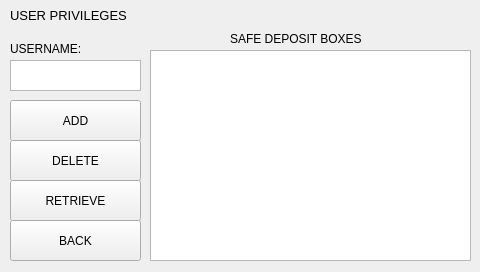
<?xml version="1.0" encoding="UTF-8"?>
<ui version="4.0">
 <class>UserPrivileges</class>
 <widget class="QWidget" name="UserPrivileges">
  <property name="geometry">
   <rect>
    <x>0</x>
    <y>0</y>
    <width>480</width>
    <height>272</height>
   </rect>
  </property>
  <property name="windowTitle">
   <string>Form</string>
  </property>
  <widget class="QListWidget" name="sdbListWidget">
   <property name="geometry">
    <rect>
     <x>150</x>
     <y>50</y>
     <width>321</width>
     <height>211</height>
    </rect>
   </property>
  </widget>
  <widget class="QPushButton" name="addButton">
   <property name="geometry">
    <rect>
     <x>10</x>
     <y>100</y>
     <width>131</width>
     <height>41</height>
    </rect>
   </property>
   <property name="text">
    <string>ADD</string>
   </property>
  </widget>
  <widget class="QPushButton" name="deleteButton">
   <property name="geometry">
    <rect>
     <x>10</x>
     <y>140</y>
     <width>131</width>
     <height>41</height>
    </rect>
   </property>
   <property name="text">
    <string>DELETE</string>
   </property>
  </widget>
  <widget class="QPushButton" name="retrieveButton">
   <property name="geometry">
    <rect>
     <x>10</x>
     <y>180</y>
     <width>131</width>
     <height>41</height>
    </rect>
   </property>
   <property name="text">
    <string>RETRIEVE</string>
   </property>
  </widget>
  <widget class="QPushButton" name="backButton">
   <property name="geometry">
    <rect>
     <x>10</x>
     <y>220</y>
     <width>131</width>
     <height>41</height>
    </rect>
   </property>
   <property name="text">
    <string>BACK</string>
   </property>
  </widget>
  <widget class="QLabel" name="sdbLabel">
   <property name="geometry">
    <rect>
     <x>230</x>
     <y>30</y>
     <width>181</width>
     <height>17</height>
    </rect>
   </property>
   <property name="text">
    <string>SAFE DEPOSIT BOXES</string>
   </property>
  </widget>
  <widget class="QLabel" name="userIDLabel">
   <property name="geometry">
    <rect>
     <x>10</x>
     <y>40</y>
     <width>101</width>
     <height>17</height>
    </rect>
   </property>
   <property name="text">
    <string>USERNAME:</string>
   </property>
  </widget>
  <widget class="QLabel" name="userPrivilegesLabel">
   <property name="geometry">
    <rect>
     <x>10</x>
     <y>0</y>
     <width>151</width>
     <height>31</height>
    </rect>
   </property>
   <property name="font">
    <font>
     <pointsize>10</pointsize>
    </font>
   </property>
   <property name="text">
    <string>&lt;html&gt;&lt;head/&gt;&lt;body&gt;&lt;p&gt;USER PRIVILEGES&lt;/p&gt;&lt;/body&gt;&lt;/html&gt;</string>
   </property>
  </widget>
  <widget class="QTextBrowser" name="userIDTextBrowser">
   <property name="geometry">
    <rect>
     <x>10</x>
     <y>60</y>
     <width>131</width>
     <height>31</height>
    </rect>
   </property>
  </widget>
 </widget>
 <resources/>
 <connections/>
</ui>
